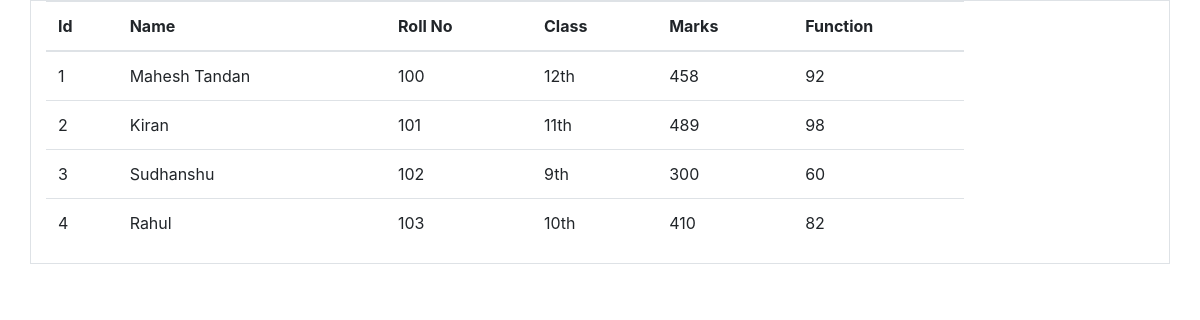
The page / on the database its author committed.
### tables this page shows
CREATE TABLE `test` (
  `Id` int(11) NOT NULL,
  `Stn` varchar(50) DEFAULT NULL,
  `Stroll` int(11) DEFAULT NULL,
  `Class` varchar(15) DEFAULT NULL,
  `Marks` int(11) DEFAULT NULL
);

### index.php (the view, shortened to what this page needs)
<!DOCTYPE html>
<html>
<head>
	<link rel="stylesheet" type="text/css" href="css/bootstrap.min.css">
</head>
<body>
<?php
	$db_host = "localhost";
	$db_user = "root";
	$db_password = "";
	$db_name = "pro";
	$conn = mysqli_connect($db_host, $db_user, $db_password, $db_name);
?>
<div class="container">
	<div class="row border">
		<div class="col-sm-10">
			<?php
				$sql = "call spGettest()";
	$q = mysqli_query($conn, $sql);
	$num = mysqli_num_rows($q);
	if($num > 0){ ?>
		<table class="table">
			<thead>
				<tr>
					<th>Id</th>
					<th>Name</th>
					<th>Roll No</th>
					<th>Class</th>
					<th>Marks</th>
					<th>Function</th>
				</tr>
			</thead>
			<tbody>
			<?php $n = 1; while($row = mysqli_fetch_assoc($q,)){ ?>
				<tr>
					<td><?php echo $row['Id']; ?></td>
					<td><?php echo $row['Stn']; ?></td>
					<td><?php echo $row['Stroll']; ?></td>
					<td><?php echo $row['Class']; ?></td>
					<td><?php echo $row['Marks']; ?></td>
					<td>
						<?php
						do{
							mysqli_store_result($conn);
						}
						while(mysqli_next_result($conn));
							$query = "SELECT tandan($n)";
							$result = mysqli_query($conn, $query);
							$run = mysqli_fetch_assoc($result);
									echo $run["tandan($n)"] . "<br />";
									$n++;
							?>
					</td>
				</tr>
	<?php }
	} else{
	}
	echo "</tbody>";
	echo "</table>";
			?>
		</div>
	</div>
</div>
</body>
</html>

### rows shown on the page
test: Id "1", Stn "Mahesh Tandan", Stroll "100", Class "12th", Marks "458", tandan "92"
test: Id "2", Stn "Kiran", Stroll "101", Class "11th", Marks "489", tandan "98"
test: Id "3", Stn "Sudhanshu", Stroll "102", Class "9th", Marks "300", tandan "60"
test: Id "4", Stn "Rahul", Stroll "103", Class "10th", Marks "410", tandan "82"
